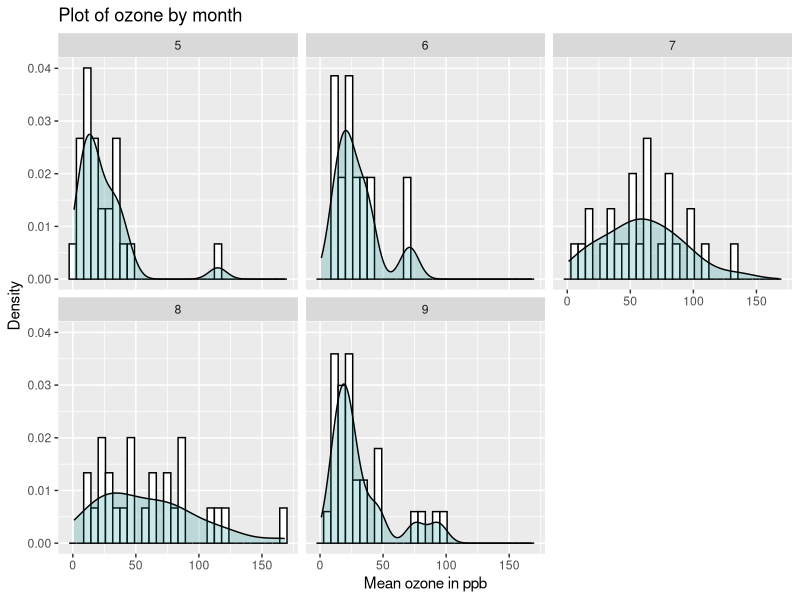
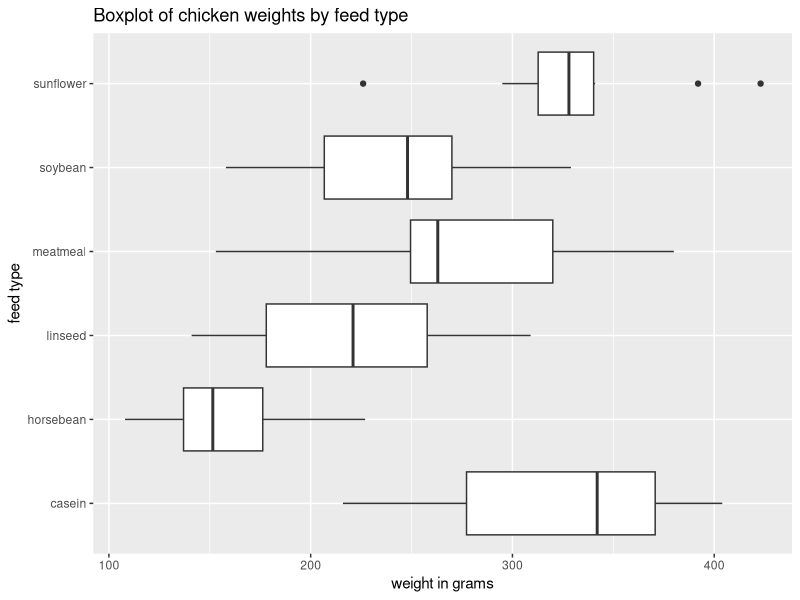
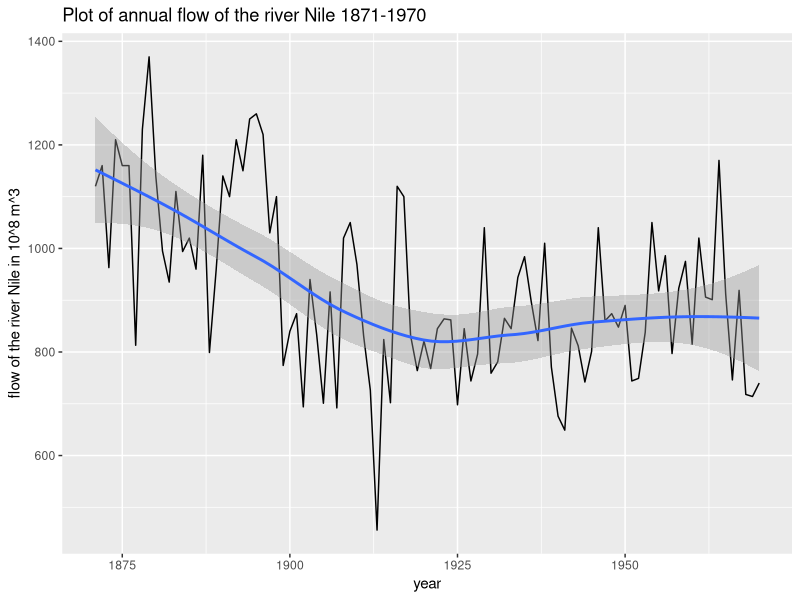
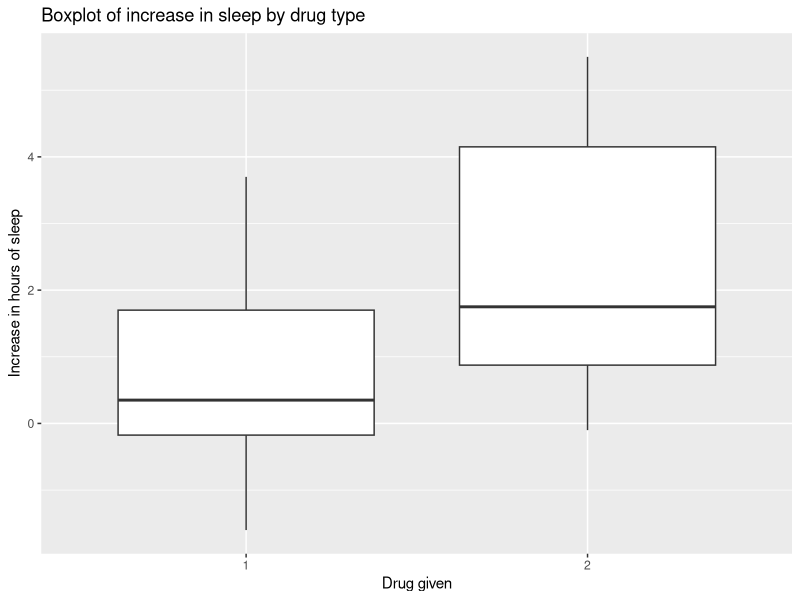

Write R code to recreate these figures, in order.
library(tidyverse)
library(tidyr)
data(airquality)
data(chickwts)
data(Nile)
data(sleep)

# use as.tibble to change the data format to something more compatible with tidyverse tools
tairquality <- as.tibble(airquality)
# use gglot2 to make a figure using the data set
ggplot(data = tairquality, mapping = aes(x = Ozone)) +
  geom_histogram(aes(y=..density..), color="black", fill="white") +
  geom_density(alpha=.2, fill="darkcyan") +
  facet_wrap(~ Month, nrow = 2) +
  xlab('Mean ozone in ppb') +
  ylab("Density") +
  ggtitle("Plot of ozone by month")

by_month <- group_by(tairquality, Month)
summarise(by_month, ozone = mean(Ozone, na.rm = T))

tchickwts <- as.tibble(chickwts)
ggplot(data = tchickwts, mapping = aes( x = feed, y = weight)) +
  geom_boxplot() +
  coord_flip() +
  ylab('weight in grams') +
  xlab("feed type") +
  ggtitle("Boxplot of chicken weights by feed type")

by_feed <- group_by(tchickwts, feed)
summarise(by_feed, weight = median(weight, na.rm = T))

tNile <- as.tibble(Nile) %>%
  mutate(year = 1871:1970) 

ggplot(data = tNile, mapping = aes(x = as.numeric(year), y = as.numeric(x))) +
  geom_line() +
  geom_smooth() +
  ylab('flow of the river Nile in 10^8 m^3') +
  xlab("year") +
  ggtitle("Plot of annual flow of the river Nile 1871-1970")

before_1898 <- tNile %>%
  filter(year < 1898)
after_1898 <- tNile %>%
  filter(year > 1898)
mean(before_1898$x)
mean(after_1898$x)

tsleep <- as.tibble(sleep)
ggplot(data = tsleep, mapping = aes(x = group, y = extra)) +
  geom_boxplot() +
  xlab('Drug given') +
  ylab("Increase in hours of sleep") +
  ggtitle("Boxplot of increase in sleep by drug type")

sleep_wide <- spread(sleep,group,extra) %>%
  mutate(diff = `2` - `1`)
sleep_wide$diff

